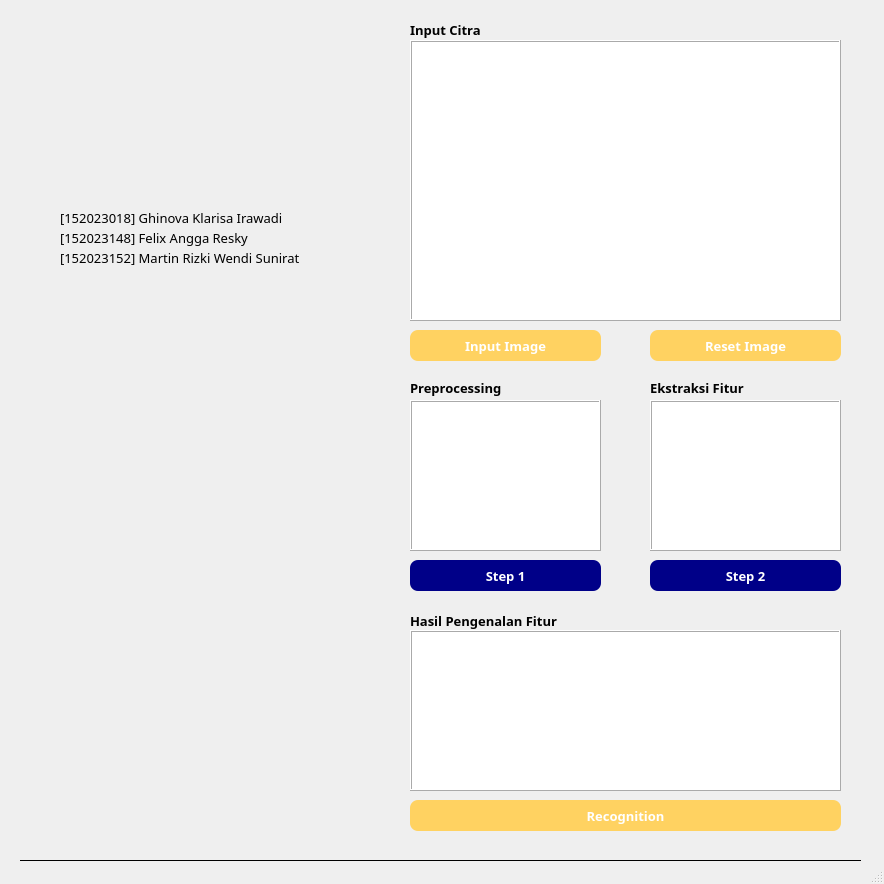
<?xml version="1.0" encoding="UTF-8"?>
<ui version="4.0">
 <class>MainWindow</class>
 <widget class="QMainWindow" name="MainWindow">
  <property name="geometry">
   <rect>
    <x>0</x>
    <y>0</y>
    <width>884</width>
    <height>884</height>
   </rect>
  </property>
  <property name="windowTitle">
   <string>Hurufin</string>
  </property>
  <property name="styleSheet">
   <string notr="true"/>
  </property>
  <widget class="QWidget" name="centralwidget">
   <widget class="QLabel" name="display_citra">
    <property name="geometry">
     <rect>
      <x>410</x>
      <y>40</y>
      <width>431</width>
      <height>281</height>
     </rect>
    </property>
    <property name="styleSheet">
     <string notr="true">background-color: rgb(255, 255, 255);</string>
    </property>
    <property name="frameShape">
     <enum>QFrame::Box</enum>
    </property>
    <property name="frameShadow">
     <enum>QFrame::Raised</enum>
    </property>
    <property name="text">
     <string/>
    </property>
   </widget>
   <widget class="QLabel" name="display_preprocessing">
    <property name="geometry">
     <rect>
      <x>410</x>
      <y>400</y>
      <width>191</width>
      <height>151</height>
     </rect>
    </property>
    <property name="styleSheet">
     <string notr="true">background-color: rgb(255, 255, 255);</string>
    </property>
    <property name="frameShape">
     <enum>QFrame::Box</enum>
    </property>
    <property name="frameShadow">
     <enum>QFrame::Raised</enum>
    </property>
    <property name="text">
     <string/>
    </property>
   </widget>
   <widget class="QLabel" name="display_ekstraksi">
    <property name="geometry">
     <rect>
      <x>650</x>
      <y>400</y>
      <width>191</width>
      <height>151</height>
     </rect>
    </property>
    <property name="styleSheet">
     <string notr="true">background-color: rgb(255, 255, 255);</string>
    </property>
    <property name="frameShape">
     <enum>QFrame::Box</enum>
    </property>
    <property name="frameShadow">
     <enum>QFrame::Raised</enum>
    </property>
    <property name="text">
     <string/>
    </property>
   </widget>
   <widget class="QPushButton" name="btn_input">
    <property name="geometry">
     <rect>
      <x>410</x>
      <y>330</y>
      <width>191</width>
      <height>31</height>
     </rect>
    </property>
    <property name="font">
     <font>
      <family>STXihei</family>
      <pointsize>10</pointsize>
      <weight>75</weight>
      <bold>true</bold>
     </font>
    </property>
    <property name="styleSheet">
     <string notr="true">background-color: rgb(255, 210, 97);
color: rgb(255, 255, 255);
border-radius: 8px</string>
    </property>
    <property name="text">
     <string>Input Image</string>
    </property>
   </widget>
   <widget class="QPushButton" name="btn_step1">
    <property name="geometry">
     <rect>
      <x>410</x>
      <y>560</y>
      <width>191</width>
      <height>31</height>
     </rect>
    </property>
    <property name="font">
     <font>
      <family>STXihei</family>
      <pointsize>10</pointsize>
      <weight>75</weight>
      <bold>true</bold>
     </font>
    </property>
    <property name="styleSheet">
     <string notr="true">background-color: rgb(0, 0, 136);
color: rgb(255, 255, 255);
border-radius: 8px</string>
    </property>
    <property name="text">
     <string>Step 1</string>
    </property>
   </widget>
   <widget class="QPushButton" name="btn_step2">
    <property name="geometry">
     <rect>
      <x>650</x>
      <y>560</y>
      <width>191</width>
      <height>31</height>
     </rect>
    </property>
    <property name="font">
     <font>
      <family>STXihei</family>
      <pointsize>10</pointsize>
      <weight>75</weight>
      <bold>true</bold>
     </font>
    </property>
    <property name="styleSheet">
     <string notr="true">background-color: rgb(0, 0, 136);
color: rgb(255, 255, 255);
border-radius: 8px</string>
    </property>
    <property name="text">
     <string>Step 2</string>
    </property>
   </widget>
   <widget class="QLabel" name="lbl_input">
    <property name="geometry">
     <rect>
      <x>410</x>
      <y>20</y>
      <width>121</width>
      <height>20</height>
     </rect>
    </property>
    <property name="font">
     <font>
      <family>STXihei</family>
      <pointsize>10</pointsize>
      <weight>75</weight>
      <bold>true</bold>
     </font>
    </property>
    <property name="text">
     <string>Input Citra</string>
    </property>
   </widget>
   <widget class="QLabel" name="lbl_preprocessing">
    <property name="geometry">
     <rect>
      <x>410</x>
      <y>380</y>
      <width>121</width>
      <height>16</height>
     </rect>
    </property>
    <property name="font">
     <font>
      <family>STXihei</family>
      <pointsize>10</pointsize>
      <weight>75</weight>
      <bold>true</bold>
     </font>
    </property>
    <property name="text">
     <string>Preprocessing</string>
    </property>
   </widget>
   <widget class="QLabel" name="lbl_ekstraksi">
    <property name="geometry">
     <rect>
      <x>650</x>
      <y>380</y>
      <width>121</width>
      <height>16</height>
     </rect>
    </property>
    <property name="font">
     <font>
      <family>STXihei</family>
      <pointsize>10</pointsize>
      <weight>75</weight>
      <bold>true</bold>
     </font>
    </property>
    <property name="text">
     <string>Ekstraksi Fitur</string>
    </property>
   </widget>
   <widget class="QLabel" name="lbl_hasil">
    <property name="geometry">
     <rect>
      <x>410</x>
      <y>610</y>
      <width>201</width>
      <height>21</height>
     </rect>
    </property>
    <property name="font">
     <font>
      <family>STXihei</family>
      <pointsize>10</pointsize>
      <weight>75</weight>
      <bold>true</bold>
     </font>
    </property>
    <property name="text">
     <string>Hasil Pengenalan Fitur</string>
    </property>
   </widget>
   <widget class="QTextBrowser" name="textBrowser">
    <property name="geometry">
     <rect>
      <x>410</x>
      <y>630</y>
      <width>431</width>
      <height>161</height>
     </rect>
    </property>
    <property name="styleSheet">
     <string notr="true">background-color: rgb(255, 255, 255);</string>
    </property>
    <property name="frameShape">
     <enum>QFrame::Box</enum>
    </property>
    <property name="frameShadow">
     <enum>QFrame::Raised</enum>
    </property>
   </widget>
   <widget class="QPushButton" name="btn_recognition">
    <property name="geometry">
     <rect>
      <x>410</x>
      <y>800</y>
      <width>431</width>
      <height>31</height>
     </rect>
    </property>
    <property name="font">
     <font>
      <family>STXihei</family>
      <pointsize>10</pointsize>
      <weight>75</weight>
      <bold>true</bold>
     </font>
    </property>
    <property name="styleSheet">
     <string notr="true">background-color: rgb(255, 210, 97);
color: rgb(255, 255, 255);
border-radius: 8px</string>
    </property>
    <property name="text">
     <string>Recognition</string>
    </property>
   </widget>
   <widget class="QPushButton" name="btn_reset">
    <property name="geometry">
     <rect>
      <x>650</x>
      <y>330</y>
      <width>191</width>
      <height>31</height>
     </rect>
    </property>
    <property name="font">
     <font>
      <family>STXihei</family>
      <pointsize>10</pointsize>
      <weight>75</weight>
      <bold>true</bold>
     </font>
    </property>
    <property name="styleSheet">
     <string notr="true">background-color: rgb(255, 210, 97);
color: rgb(255, 255, 255);
border-radius: 8px</string>
    </property>
    <property name="text">
     <string>Reset Image</string>
    </property>
   </widget>
   <widget class="QLabel" name="label">
    <property name="geometry">
     <rect>
      <x>0</x>
      <y>-50</y>
      <width>351</width>
      <height>341</height>
     </rect>
    </property>
    <property name="text">
     <string/>
    </property>
    <property name="pixmap">
     <pixmap>../../../../Users/Ghinova Klarisa/Downloads/H (1).png</pixmap>
    </property>
    <property name="scaledContents">
     <bool>true</bool>
    </property>
   </widget>
   <widget class="QLabel" name="label_2">
    <property name="geometry">
     <rect>
      <x>-10</x>
      <y>480</y>
      <width>501</width>
      <height>371</height>
     </rect>
    </property>
    <property name="text">
     <string/>
    </property>
    <property name="pixmap">
     <pixmap>assets/12.png</pixmap>
    </property>
    <property name="scaledContents">
     <bool>true</bool>
    </property>
   </widget>
   <widget class="QLabel" name="label_3">
    <property name="geometry">
     <rect>
      <x>20</x>
      <y>850</y>
      <width>841</width>
      <height>20</height>
     </rect>
    </property>
    <property name="frameShape">
     <enum>QFrame::HLine</enum>
    </property>
    <property name="lineWidth">
     <number>1</number>
    </property>
    <property name="text">
     <string/>
    </property>
   </widget>
   <widget class="QLabel" name="label_4">
    <property name="geometry">
     <rect>
      <x>300</x>
      <y>660</y>
      <width>111</width>
      <height>121</height>
     </rect>
    </property>
    <property name="text">
     <string/>
    </property>
    <property name="pixmap">
     <pixmap>assets/11.png</pixmap>
    </property>
    <property name="scaledContents">
     <bool>true</bool>
    </property>
   </widget>
   <widget class="QLabel" name="label_5">
    <property name="geometry">
     <rect>
      <x>10</x>
      <y>20</y>
      <width>91</width>
      <height>61</height>
     </rect>
    </property>
    <property name="text">
     <string/>
    </property>
    <property name="pixmap">
     <pixmap>assets/10.png</pixmap>
    </property>
    <property name="scaledContents">
     <bool>true</bool>
    </property>
   </widget>
   <widget class="QLabel" name="label_6">
    <property name="geometry">
     <rect>
      <x>810</x>
      <y>590</y>
      <width>81</width>
      <height>81</height>
     </rect>
    </property>
    <property name="text">
     <string/>
    </property>
    <property name="pixmap">
     <pixmap>assets/8.png</pixmap>
    </property>
    <property name="scaledContents">
     <bool>true</bool>
    </property>
   </widget>
   <widget class="QLabel" name="label_7">
    <property name="geometry">
     <rect>
      <x>800</x>
      <y>0</y>
      <width>71</width>
      <height>71</height>
     </rect>
    </property>
    <property name="text">
     <string/>
    </property>
    <property name="pixmap">
     <pixmap>assets/15.png</pixmap>
    </property>
    <property name="scaledContents">
     <bool>true</bool>
    </property>
   </widget>
   <widget class="QLabel" name="label_8">
    <property name="geometry">
     <rect>
      <x>650</x>
      <y>120</y>
      <width>391</width>
      <height>421</height>
     </rect>
    </property>
    <property name="text">
     <string/>
    </property>
    <property name="pixmap">
     <pixmap>assets/13.png</pixmap>
    </property>
    <property name="scaledContents">
     <bool>true</bool>
    </property>
   </widget>
   <widget class="QLabel" name="label_9">
    <property name="geometry">
     <rect>
      <x>-40</x>
      <y>160</y>
      <width>391</width>
      <height>421</height>
     </rect>
    </property>
    <property name="text">
     <string/>
    </property>
    <property name="pixmap">
     <pixmap>assets/13.png</pixmap>
    </property>
    <property name="scaledContents">
     <bool>true</bool>
    </property>
   </widget>
   <widget class="QLabel" name="label_10">
    <property name="geometry">
     <rect>
      <x>240</x>
      <y>-120</y>
      <width>311</width>
      <height>361</height>
     </rect>
    </property>
    <property name="text">
     <string/>
    </property>
    <property name="pixmap">
     <pixmap>assets/13.png</pixmap>
    </property>
    <property name="scaledContents">
     <bool>true</bool>
    </property>
   </widget>
   <widget class="QLabel" name="label_11">
    <property name="geometry">
     <rect>
      <x>350</x>
      <y>260</y>
      <width>91</width>
      <height>81</height>
     </rect>
    </property>
    <property name="text">
     <string/>
    </property>
    <property name="pixmap">
     <pixmap>assets/14.png</pixmap>
    </property>
    <property name="scaledContents">
     <bool>true</bool>
    </property>
   </widget>
   <widget class="QLabel" name="label_12">
    <property name="geometry">
     <rect>
      <x>620</x>
      <y>520</y>
      <width>41</width>
      <height>41</height>
     </rect>
    </property>
    <property name="text">
     <string/>
    </property>
    <property name="pixmap">
     <pixmap>assets/16.png</pixmap>
    </property>
    <property name="scaledContents">
     <bool>true</bool>
    </property>
   </widget>
   <widget class="QLabel" name="label_13">
    <property name="geometry">
     <rect>
      <x>170</x>
      <y>320</y>
      <width>91</width>
      <height>91</height>
     </rect>
    </property>
    <property name="text">
     <string/>
    </property>
    <property name="pixmap">
     <pixmap>assets/17.png</pixmap>
    </property>
    <property name="scaledContents">
     <bool>true</bool>
    </property>
   </widget>
   <widget class="QLabel" name="label_14">
    <property name="geometry">
     <rect>
      <x>60</x>
      <y>210</y>
      <width>251</width>
      <height>16</height>
     </rect>
    </property>
    <property name="font">
     <font>
      <family>STXihei</family>
      <pointsize>10</pointsize>
     </font>
    </property>
    <property name="text">
     <string>[152023018] Ghinova Klarisa Irawadi</string>
    </property>
   </widget>
   <widget class="QLabel" name="label_15">
    <property name="geometry">
     <rect>
      <x>60</x>
      <y>230</y>
      <width>251</width>
      <height>16</height>
     </rect>
    </property>
    <property name="font">
     <font>
      <family>STXihei</family>
      <pointsize>10</pointsize>
     </font>
    </property>
    <property name="text">
     <string>[152023148] Felix Angga Resky</string>
    </property>
   </widget>
   <widget class="QLabel" name="label_16">
    <property name="geometry">
     <rect>
      <x>60</x>
      <y>250</y>
      <width>251</width>
      <height>16</height>
     </rect>
    </property>
    <property name="font">
     <font>
      <family>STXihei</family>
      <pointsize>10</pointsize>
     </font>
    </property>
    <property name="text">
     <string>[152023152] Martin Rizki Wendi Sunirat</string>
    </property>
   </widget>
   <widget class="QLabel" name="label_17">
    <property name="geometry">
     <rect>
      <x>-4</x>
      <y>-8</y>
      <width>891</width>
      <height>871</height>
     </rect>
    </property>
    <property name="text">
     <string/>
    </property>
    <property name="pixmap">
     <pixmap>../../../../Users/Ghinova Klarisa/Downloads/H.png</pixmap>
    </property>
    <property name="scaledContents">
     <bool>true</bool>
    </property>
   </widget>
   <zorder>label_17</zorder>
   <zorder>label_10</zorder>
   <zorder>label_8</zorder>
   <zorder>label_2</zorder>
   <zorder>display_citra</zorder>
   <zorder>display_preprocessing</zorder>
   <zorder>display_ekstraksi</zorder>
   <zorder>btn_input</zorder>
   <zorder>btn_step1</zorder>
   <zorder>btn_step2</zorder>
   <zorder>lbl_input</zorder>
   <zorder>lbl_preprocessing</zorder>
   <zorder>lbl_ekstraksi</zorder>
   <zorder>lbl_hasil</zorder>
   <zorder>textBrowser</zorder>
   <zorder>btn_recognition</zorder>
   <zorder>btn_reset</zorder>
   <zorder>label</zorder>
   <zorder>label_3</zorder>
   <zorder>label_4</zorder>
   <zorder>label_5</zorder>
   <zorder>label_6</zorder>
   <zorder>label_7</zorder>
   <zorder>label_9</zorder>
   <zorder>label_11</zorder>
   <zorder>label_12</zorder>
   <zorder>label_13</zorder>
   <zorder>label_14</zorder>
   <zorder>label_15</zorder>
   <zorder>label_16</zorder>
  </widget>
  <widget class="QMenuBar" name="menubar">
   <property name="geometry">
    <rect>
     <x>0</x>
     <y>0</y>
     <width>884</width>
     <height>21</height>
    </rect>
   </property>
  </widget>
  <widget class="QStatusBar" name="statusbar"/>
 </widget>
 <resources/>
 <connections/>
</ui>
